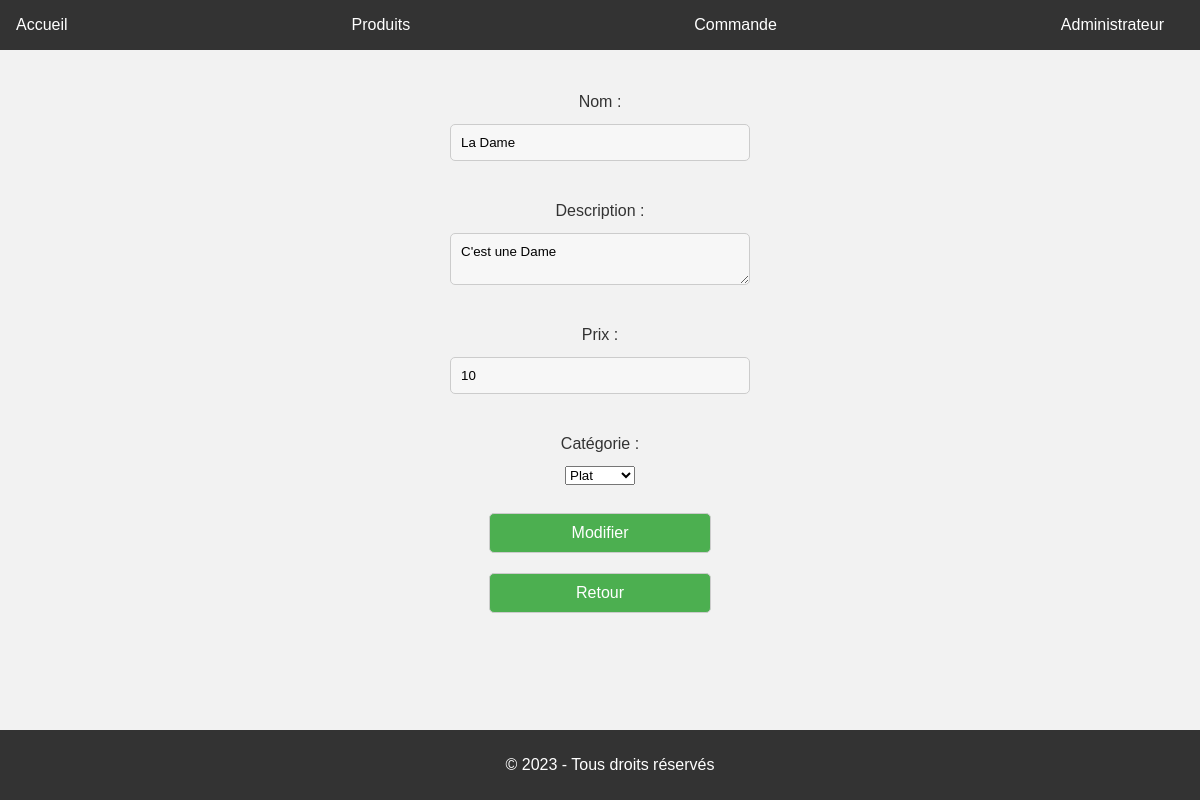
The app's page /admin/modifier_produits.php?id=8 with its own data.
### tables this page shows
CREATE TABLE IF NOT EXISTS `produits` (
  `id` int NOT NULL AUTO_INCREMENT,
  `nom` varchar(255) NOT NULL,
  `description` varchar(255) NOT NULL,
  `prix` int NOT NULL,
  `id_catg` int NOT NULL,
  PRIMARY KEY (`id`)
);

### admin/modifier_produits.php (the view, shortened to what this page needs)
<body>
<header>
    <nav>
        <ul>
            <li><a href="#">Accueil</a></li>
            <li><a href="produits.php">Produits</a></li>
            <li><a href="commande.php">Commande</a></li>
            <li><a href="administrateur.php">Administrateur</a></li>
        </ul>
    </nav>
</header>
<main>
    <?php
    $servername = "localhost";
    $username = "root";
    $password = "";
    $dbname = "stromboli";
    try {
        $conn = new PDO("mysql:host=$servername;dbname=$dbname", $username, $password);
        $conn->setAttribute(PDO::ATTR_ERRMODE, PDO::ERRMODE_EXCEPTION);
    } catch (PDOException $e) {
        echo 'Erreur de connexion : ' . $e->getMessage();
        exit();
    }
    $id = $_GET['id'];
    $sql = "SELECT * FROM produits WHERE id = '$id'";
    $result = $conn->query($sql);
    if ($result) {
      $row = $result->fetch(PDO::FETCH_ASSOC);
        echo "<form action='' method='post'>";
        echo "<label>Nom :</label>";
        echo "<input type='text' name='nom' value='" . $row['nom'] . "'>";
        echo "<br>";
        echo "<label>Description :</label>";
        echo "<textarea name='description'>" . $row['description'] . "</textarea>";
        echo "<br>";
        echo "<label>Prix :</label>";
        echo "<input type='number' name='prix' value='" . $row['prix'] . "'>";
        echo "<br>";
        echo "<label>Catégorie :</label>";
        echo "<select name='id_catg'>";
        echo "<option value='1'>Plat</option>";
        echo "</select>";
        echo "<br>";
        echo "<a href='produits.php' onclick='modifierProduit()'>Modifier</a>";
        echo "<a href='produits.php' class='retour'>Retour</a>";
        echo "</form>";
    } else {
        echo "Produit non trouvé";
    }
    ?>
</main>
<footer>
    <p>&copy; 2023 - Tous droits réservés</p>
</footer>
</body>

### admin/modifier_produits.php (style rules this page uses)
body { font-family: Arial, sans-serif; background-color: #f2f2f2; margin: 0; padding: 0; overflow: hidden; padding-bottom: 50px; }
header { background-color: #333; color: #fff; padding: 1em; text-align: center; margin-bottom: 20px; }
nav ul { list-style: none; margin: 0; padding: 0; display: flex; justify-content: space-between; }
nav li { margin-right: 20px; }
nav a { color: #fff; text-decoration: none; }
main { display: flex; flex-direction: column; align-items: center; margin-bottom: 50px; }
main a { text-decoration: none; color: #ffffff; margin: 10px; padding: 10px; border: 1px solid #ccc; border-radius: 5px; background-color: #4CAF50; text-align: center; width: 200px; }
main a { margin: 10px; padding: 10px; }
main form { font-family: Arial, sans-serif; display: flex; flex-direction: column; align-items: center; margin: 20px 0; }
main form label { margin-bottom: 10px; font-size: 16px; color: #333; font-family: Arial, sans-serif; line-height: 1.5; text-align: center; }
main form input, main form textarea { font-family: Arial, sans-serif; padding: 10px; border: 1px solid #ccc; border-radius: 5px; background-color: #f7f7f7; width: 300px; margin-bottom: 20px; }
footer { background-color: #333; padding: 10px; text-align: center; height: 50px; position: absolute; bottom: 0; width: 100%; }
footer p { color: white; }

### records on screen
produits: nom "La Dame", description "C'est une Dame", prix "10"
